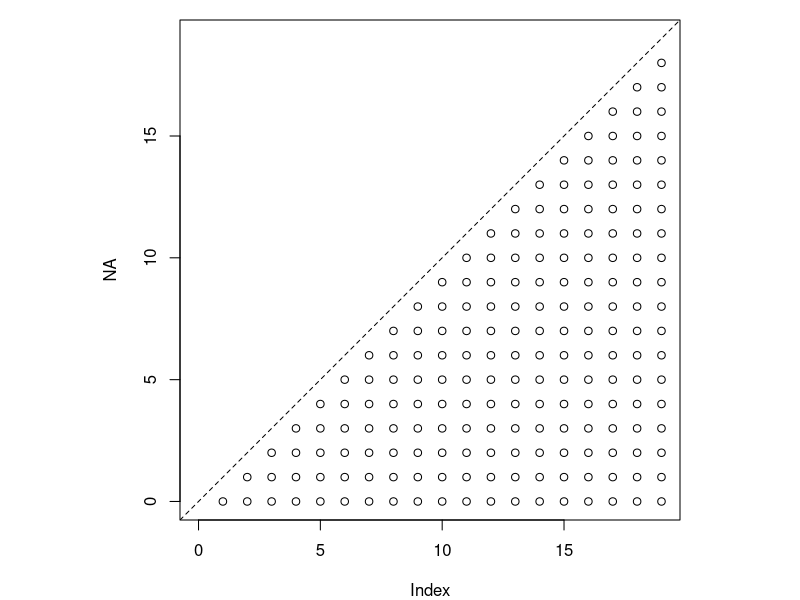
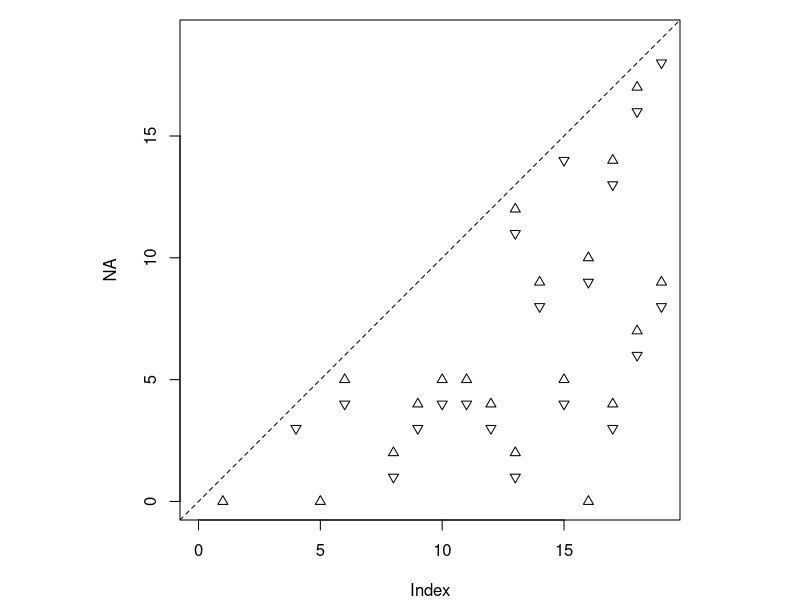
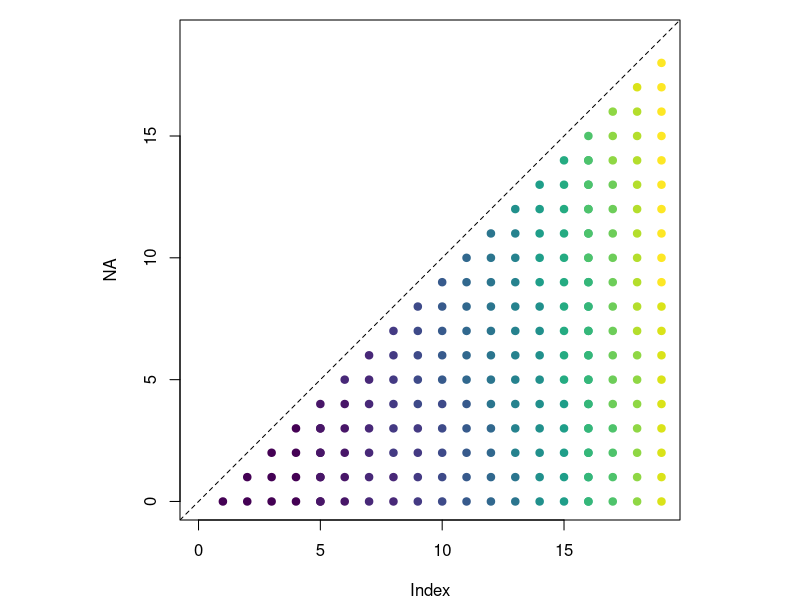

Write R code to recreate these figures, in order.
## ---- chunk 1
knitr::opts_chunk$set(echo = TRUE)
## ---- chunk 2
n <- 20 # number of points
N <- n * (n-1)/2 # number of unique pairs
## ---- chunk 3
par(mar = c(4,4,1,1), pty = "s")
plot(NA, xlim = c(0, n-1), ylim = c(0, n-1))
abline(a = 0, b = 1, lty = 2)
for(i in 2:n)
    for(j in 1:(i-1))
        points(i-1, j-1, pch = 1)
## ---- chunk 4
# how we map to the ordered pairs
find_index_pair <- function(x)
{
    k <- floor((1 + sqrt(8*x))/2)
    # if(k == floor(k))
    #     return(c(k-1, 0))
    # k <- floor(k)
    return(c(k, x - (k * (k-1))/2 - 1))
}

# how many subsets
k <- 10
num_subsets <- ceiling(N/k)

# setup plot
par(mar = c(4,4,1,1), pty = "s")
plot(NA, xlim = c(0, n-1), ylim = c(0, n-1))
abline(a = 0, b = 1, lty = 2)

# loop through and plot beginning and end of subsets
upper_index <- 0
for(subset_idx in 1:num_subsets)
{
    lower_index <- upper_index + 1
    upper_index <- min(N, upper_index + k)
    points(matrix(find_index_pair(lower_index), ncol = 2), pch = 2)
    points(matrix(find_index_pair(upper_index), ncol = 2), pch = 6)
}
## ---- chunk 5
library(viridis)
# how many subsets
k <- 10
num_subsets <- ceiling(N/k)
palette <- viridis(num_subsets)

# setup plot
par(mar = c(4,4,1,1), pty = "s")
plot(NA, xlim = c(0, n-1), ylim = c(0, n-1))
abline(a = 0, b = 1, lty = 2)

# loop through and plot beginning and end of subsets
upper_index <- 0
for(subset_idx in 1:num_subsets)
{
    lower_index <- upper_index + 1
    upper_index <- min(N, upper_index + k)
    
    lower_point <- find_index_pair(lower_index)
    upper_point <- find_index_pair(upper_index)
    
    i <- lower_point[1]
    j <- lower_point[2]
    while(!(i >= upper_point[1] && j > upper_point[2]))
    {
        points(i, j, col = palette[subset_idx], pch = 19)
        j <- j + 1
        if(j == i)
        {
            i <- i + 1
            j <- 0
        }
    }
}
